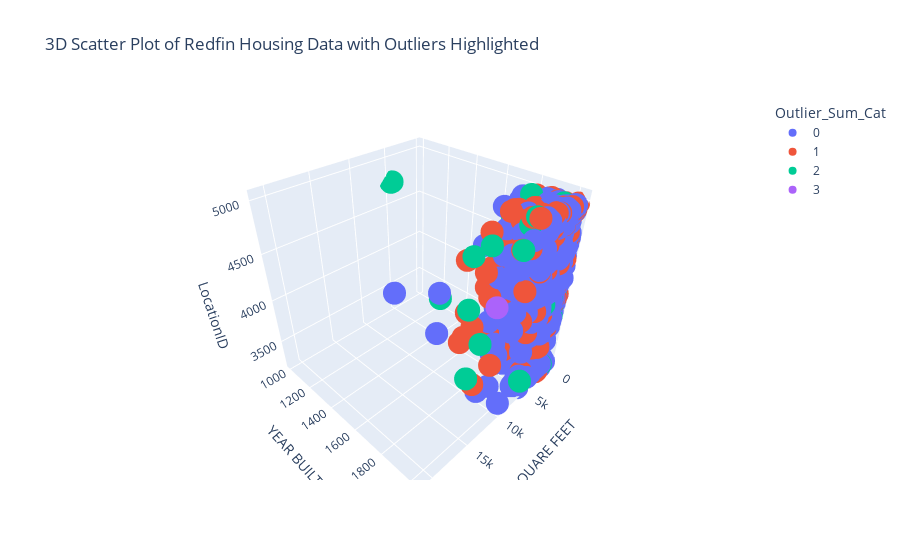

The notebook cell saved with this chart:
### Code cell
import plotly.express as px

# Using three features for the 3D plot
features_to_plot = ['SQUARE FEET', 'YEAR BUILT', 'LocationID']

predictors['Outlier_Sum_Cat'] = pd.Categorical(predictors['Outlier_Sum'])

# Create a 3D scatter plot using Plotly
fig = px.scatter_3d(predictors, x='SQUARE FEET', y='YEAR BUILT', z='LocationID', color='Outlier_Sum_Cat', 
                    title='3D Scatter Plot of Redfin Housing Data with Outliers Highlighted',
                    color_continuous_scale=px.colors.sequential.Viridis)

fig.show()

### Figure 1 — Plotly figure (JSON) as saved in the notebook; plotly's stock layout.template omitted (floating-point values rounded to 4 significant figures; data arrays with more than 128 entries replaced by an {"elided": "..."} marker saying what was removed)
{"data": [{"hovertemplate": "Outlier_Sum_Cat=0<br>SQUARE FEET=%{x}<br>YEAR BUILT=%{y}<br>LocationID=%{z}<extra></extra>", "legendgroup": "0", "marker": {"color": "#636efa", "symbol": "circle"}, "mode": "markers", "name": "0", "scene": "scene", "showlegend": true, "type": "scatter3d", "x": {"elided": "2299 int values"}, "y": {"elided": "2299 int values"}, "z": {"elided": "2299 int values"}}, {"hovertemplate": "Outlier_Sum_Cat=1<br>SQUARE FEET=%{x}<br>YEAR BUILT=%{y}<br>LocationID=%{z}<extra></extra>", "legendgroup": "1", "marker": {"color": "#EF553B", "symbol": "circle"}, "mode": "markers", "name": "1", "scene": "scene", "showlegend": true, "type": "scatter3d", "x": {"elided": "293 int values"}, "y": {"elided": "293 int values"}, "z": {"elided": "293 int values"}}, {"hovertemplate": "Outlier_Sum_Cat=2<br>SQUARE FEET=%{x}<br>YEAR BUILT=%{y}<br>LocationID=%{z}<extra></extra>", "legendgroup": "2", "marker": {"color": "#00cc96", "symbol": "circle"}, "mode": "markers", "name": "2", "scene": "scene", "showlegend": true, "type": "scatter3d", "x": [2047, 1743, 2110, 4280, 430, 1860, 15000, 1300, 2000, 1554, 1872, 1300, 1680, 1872, 13331, 1300, 1200, 2660, 14524, 2516, 4000, 9896, 5416, 8682, 5707, 1840, 4680, 4860, 916, 14778, 919, 3416, 512, 1192, 3260, 12519, 1403, 1417, 1814, 2035, 861, 1320, 2796, 3262, 1275, 858, 5423], "y": [1970, 1875, 1978, 1847, 1847, 1970, 1850, 1800, 1847, 1926, 2009, 1920, 2006, 2009, 1938, 1920, 1976, 1824, 1988, 2010, 1800, 1907, 1970, 2022, 1952, 1968, 1000, 1000, 2019, 2005, 2018, 1820, 1929, 1910, 2023, 1985, 1997, 2023, 2020, 1829, 1850, 1950, 1850, 1876, 2023, 1980, 2022], "z": [4652, 4668, 3820, 4576, 4576, 4541, 4543, 4421, 4421, 4624, 4478, 4478, 4463, 4478, 4441, 4478, 4988, 4915, 4988, 4354, 4849, 4848, 4988, 4849, 4915, 4915, 4756, 4756, 3860, 3894, 4101, 4101, 4021, 4107, 4105, 4107, 4107, 4021, 4107, 4101, 4853, 3579, 5033, 3766, 3264, 3264, 3285]}, {"hovertemplate": "Outlier_Sum_Cat=3<br>SQUARE FEET=%{x}<br>YEAR BUILT=%{y}<br>LocationID=%{z}<extra></extra>", "legendgroup": "3", "marker": {"color": "#ab63fa", "symbol": "circle"}, "mode": "markers", "name": "3", "scene": "scene", "showlegend": true, "type": "scatter3d", "x": [2737, 11080, 1100, 5294], "y": [1919, 2004, 1974, 1786], "z": [4667, 4421, 3223, 3768]}], "layout": {"legend": {"title": {"text": "Outlier_Sum_Cat"}, "tracegroupgap": 0}, "scene": {"domain": {"x": [0, 1], "y": [0, 1]}, "xaxis": {"title": {"text": "SQUARE FEET"}}, "yaxis": {"title": {"text": "YEAR BUILT"}}, "zaxis": {"title": {"text": "LocationID"}}}, "title": {"text": "3D Scatter Plot of Redfin Housing Data with Outliers Highlighted"}}}
